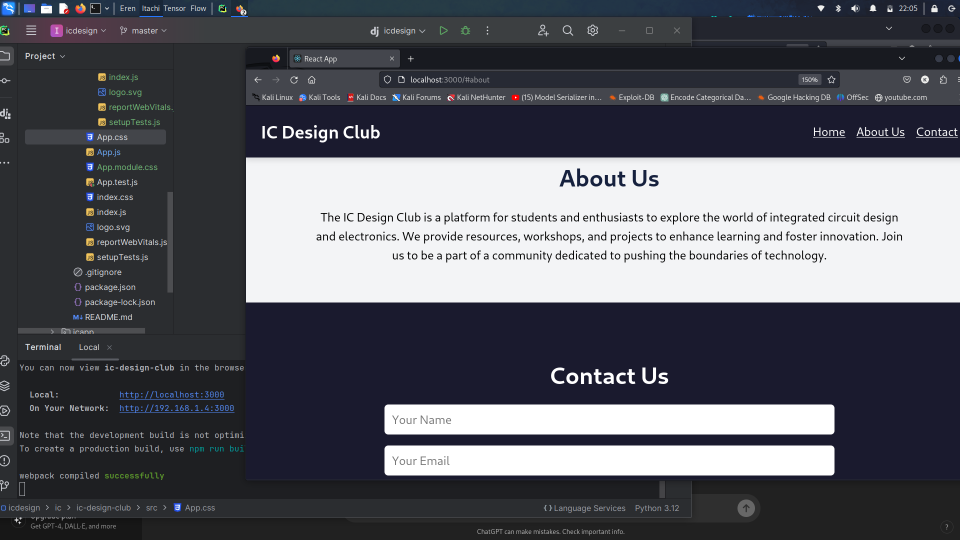
#> input picture im/cat.png, 1920 x 1080 px (shown at 1/2 size)
$ python main_functions.py
#> lines starting #> are read from the running program, lines starting #| are printed output that depends on the picture
import cv2 as cv
import numpy as np

# 1 Gray-scale conversion

img=cv.imread('im/cat.png')
#> img is the input picture: shape (1080, 1920, 3); mean B, G, R 98.8, 91, 89.7
# cv.imread(img)
gray_image=cv.cvtColor(img,cv.COLOR_BGR2GRAY)
cv.imshow("cat",gray_image)

# 2 Blur an image

blur=cv.GaussianBlur(img,(3,3),cv.BORDER_DEFAULT)
cv.imshow("blur",blur)

# 3 Edge Cascade - for detecting the features of the image

canny=cv.Canny(gray_image,100,200)
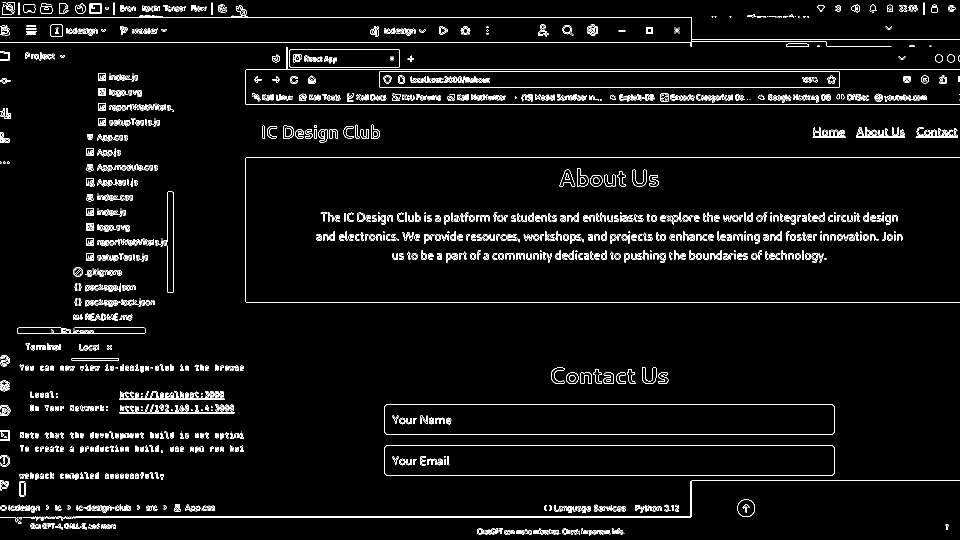
#> canny: shape (1080, 1920) (shown at 1/2 size); 3.8% white in thin lines or dots
cv.imshow("canny",canny)

# 4 Dilating the image - filling teh gaps between edges

dilated=cv.dilate(canny,(3,3),iterations=1)
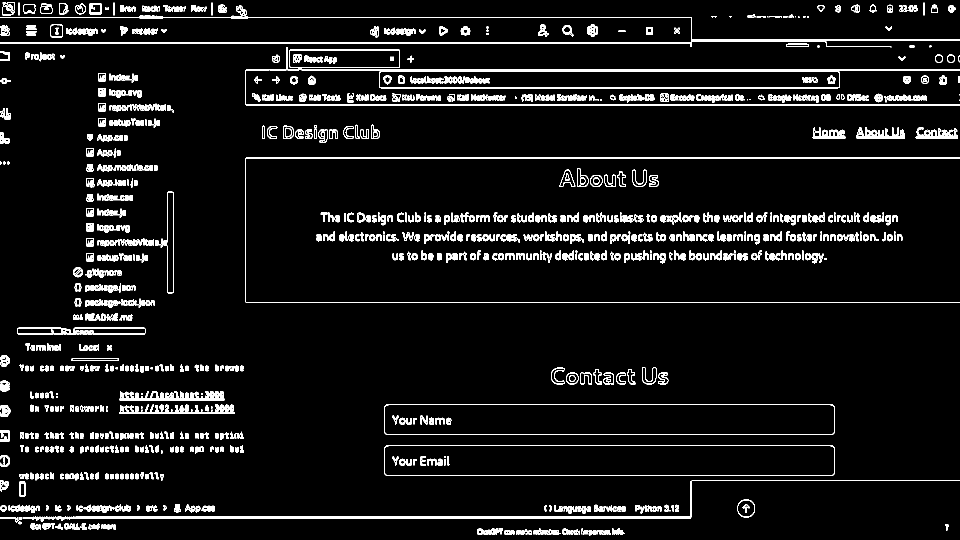
#> dilated: shape (1080, 1920) (shown at 1/2 size); 6.2% white in thin lines or dots
cv.imshow("dilated",dilated)


# 5 Eroding - removing noises

eroded=cv.erode(dilated,(3,3),iterations=1)
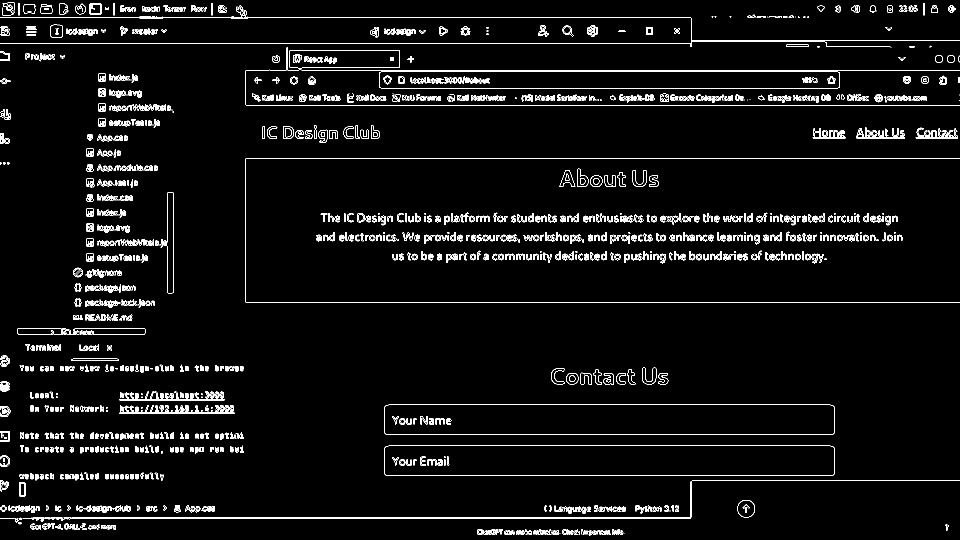
#> eroded: shape (1080, 1920) (shown at 1/2 size); 4.3% white in thin lines or dots
cv.imshow("eroded",eroded)
cv.waitKey(0)

# 6 cropping

cropped=img[100:200,200:400]
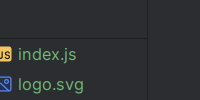
#> cropped: shape (100, 200, 3); mean B, G, R 50.4, 49.1, 45.8
cv.imshow("cropped",cropped)

$ run again, with im/dog.png copied over im/cat.png
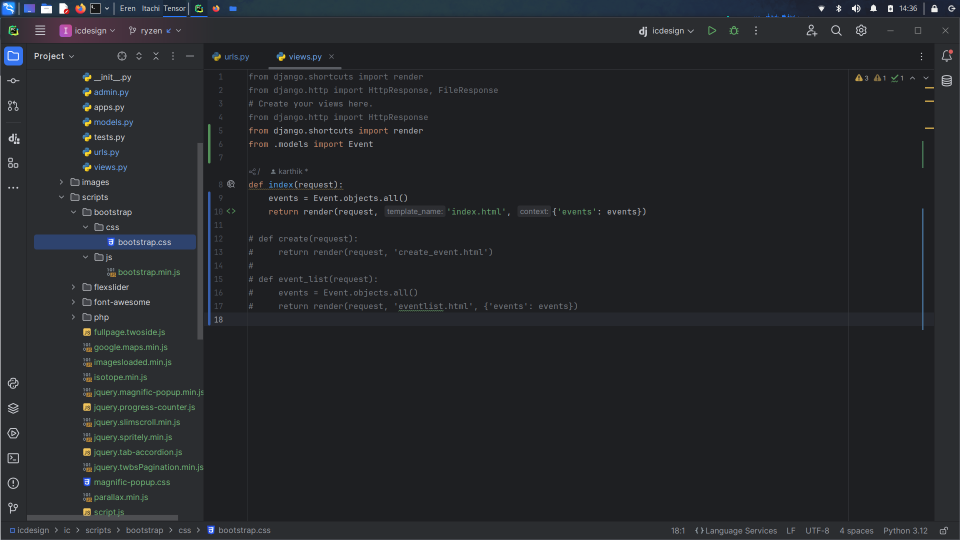
#> input picture im/dog.png, 1920 x 1080 px (shown at 1/2 size)
#> img is the input picture: shape (1080, 1920, 3); mean B, G, R 42.7, 39.1, 37.1
#> `canny=cv.Canny(gray_image,100,200)`:
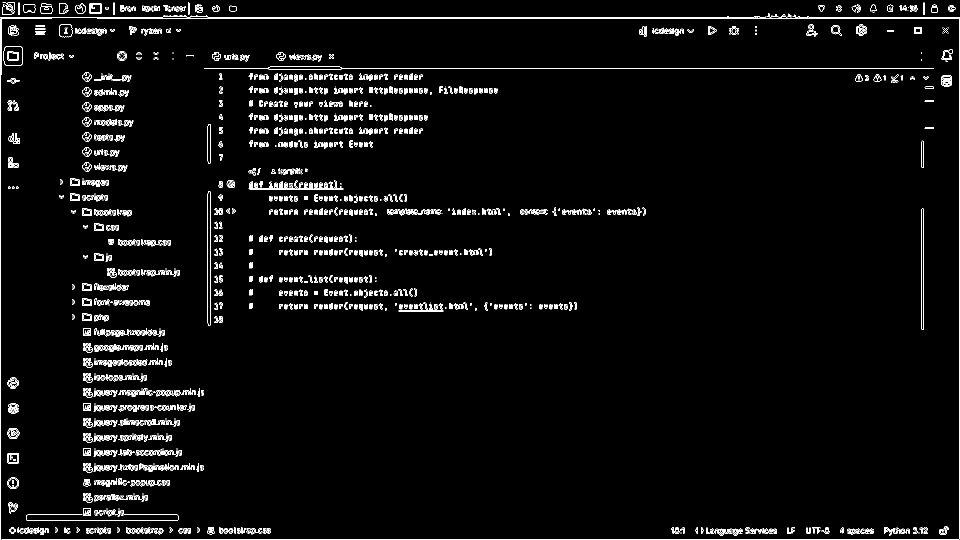
#> canny: shape (1080, 1920) (shown at 1/2 size); 3% white in thin lines or dots
#> dilated: shape (1080, 1920); 4.6% white in thin lines or dots
#> eroded: shape (1080, 1920); 3.5% white in thin lines or dots
#> `cropped=img[100:200,200:400]`:
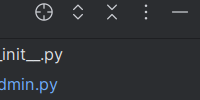
#> cropped: shape (100, 200, 3); mean B, G, R 52.8, 49.1, 46.5
